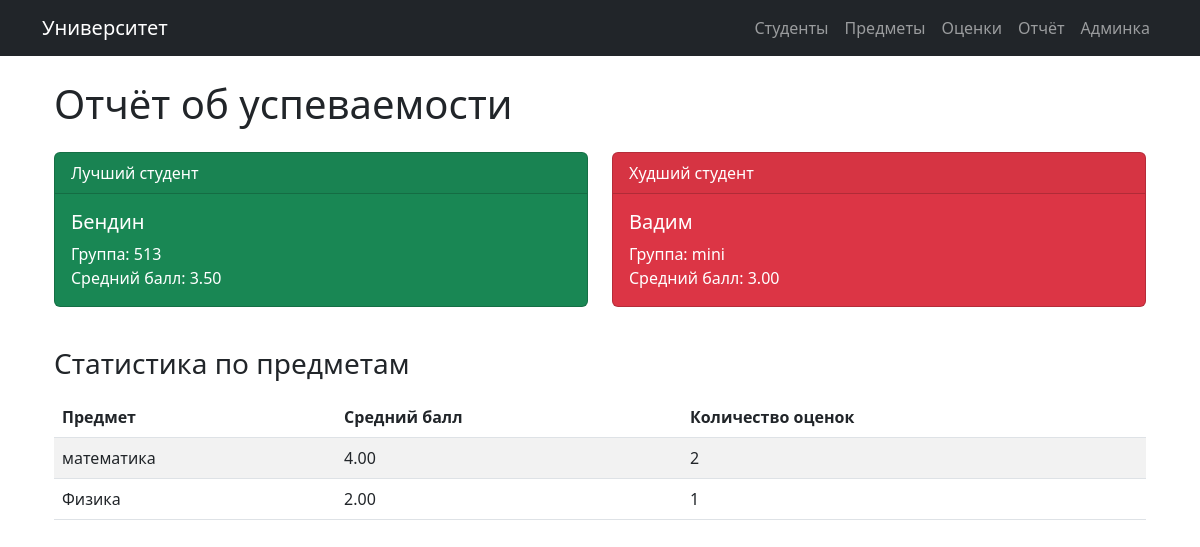
/report/, run on an earlier commit of the app's database.
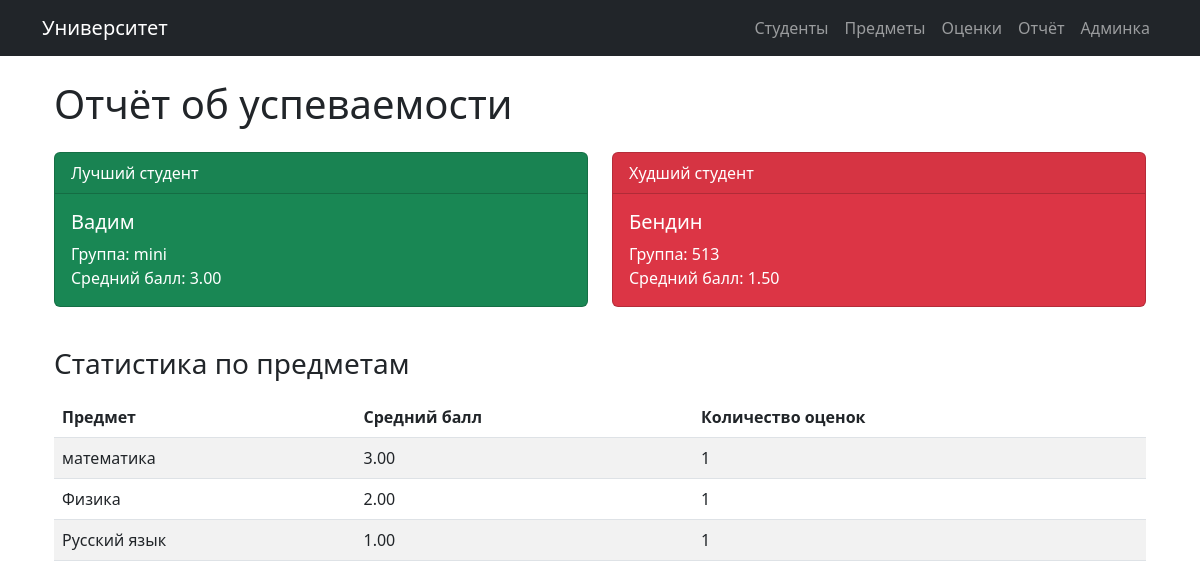
And on a later commit of the database.
### university/models.py (models this page shows, shortened)
class Student(models.Model):
    name = models.CharField(max_length=100, verbose_name="ФИО")
    email = models.EmailField(unique=True, verbose_name="Email")
    group = models.CharField(max_length=10, verbose_name="Группа")

class Subject(models.Model):
    name = models.CharField(max_length=100, verbose_name="Название")
    description = models.TextField(blank=True, verbose_name="Описание")

### university/views.py (the view)
# urls.py: path('report/', performance_report, name='performance_report'),
def performance_report(request):
    students_with_grades = Student.objects.annotate(
        avg_grade=Avg('grade__value'),
        grade_count=Count('grade')
    ).filter(grade_count__gt=0)
    if not students_with_grades.exists():
        return render(request, 'university/no_data.html')
    best_student = students_with_grades.order_by('-avg_grade').first()
    worst_student = students_with_grades.order_by('avg_grade').first()
    subjects_stats = Subject.objects.annotate(
        avg_grade=Avg('grade__value'),
        grade_count=Count('grade')
    ).filter(grade_count__gt=0)
    return render(request, 'university/report.html', {
        'best_student': best_student,
        'worst_student': worst_student,
        'subjects_stats': subjects_stats
    })

### university/templates/university/report.html
{% extends 'university/base.html' %}
{% block content %}
<div class="container mt-4">
    <h1>Отчёт об успеваемости</h1>
    <div class="row mt-4">
        <div class="col-md-6">
            <div class="card text-white bg-success mb-3">
                <div class="card-header">Лучший студент</div>
                <div class="card-body">
                    <h5 class="card-title">{{ best_student.name }}</h5>
                    <p class="card-text">
                        Группа: {{ best_student.group }}<br>
                        Средний балл: {{ best_student.avg_grade|floatformat:2 }}
                    </p>
                </div>
            </div>
        </div>
        <div class="col-md-6">
            <div class="card text-white bg-danger mb-3">
                <div class="card-header">Худший студент</div>
                <div class="card-body">
                    <h5 class="card-title">{{ worst_student.name }}</h5>
                    <p class="card-text">
                        Группа: {{ worst_student.group }}<br>
                        Средний балл: {{ worst_student.avg_grade|floatformat:2 }}
                    </p>
                </div>
            </div>
        </div>
    </div>
    <h3 class="mt-4">Статистика по предметам</h3>
    <table class="table table-striped mt-3">
        <thead>
            <tr>
                <th>Предмет</th>
                <th>Средний балл</th>
                <th>Количество оценок</th>
            </tr>
        </thead>
        <tbody>
            {% for subject in subjects_stats %}
            <tr>
                <td>{{ subject.name }}</td>
                <td>{{ subject.avg_grade|floatformat:2 }}</td>
                <td>{{ subject.grade_count }}</td>
            </tr>
            {% endfor %}
        </tbody>
    </table>
</div>
{% endblock %}

### university/templates/university/base.html (shortened to what this page needs)
<!DOCTYPE html>
<html lang="ru">
<head>
    <link href="https://cdn.jsdelivr.net/npm/bootstrap@5.3.0/dist/css/bootstrap.min.css" rel="stylesheet">
</head>
<body>
    <nav class="navbar navbar-expand-lg navbar-dark bg-dark mb-4">
        <div class="container">
            <a class="navbar-brand" href="{% url 'student_list' %}">Университет</a>
            <div class="navbar-nav">
                <a class="nav-link" href="{% url 'student_list' %}">Студенты</a>
                <a class="nav-link" href="{% url 'subject_list' %}">Предметы</a>
                <a class="nav-link" href="{% url 'grade_list' %}">Оценки</a>
                <a class="nav-link" href="{% url 'performance_report' %}">Отчёт</a>
                <a class="nav-link" href="/admin/">Админка</a>
            </div>
        </div>
    </nav>
    <div class="container">
        {% block content %}{% endblock %}
    </div>
</body>
</html>

What changed in the data, as far as the page shows it:
computed for Subject "математика": avg_grade "4.00" → "3.00"; grade_count "2" → "1"
added Subject: name "Русский язык", avg_grade "1.00", grade_count "1"
Also different on the page:
{{ best_student.name }}: "Бендин" → "Вадим"
{{ best_student.group }}: "513" → "mini"
{{ best_student.avg_grade|floatformat:2 }}: "3.50" → "3.00"
{{ worst_student.name }}: "Вадим" → "Бендин"
{{ worst_student.group }}: "mini" → "513"
{{ worst_student.avg_grade|floatformat:2 }}: "3.00" → "1.50"
